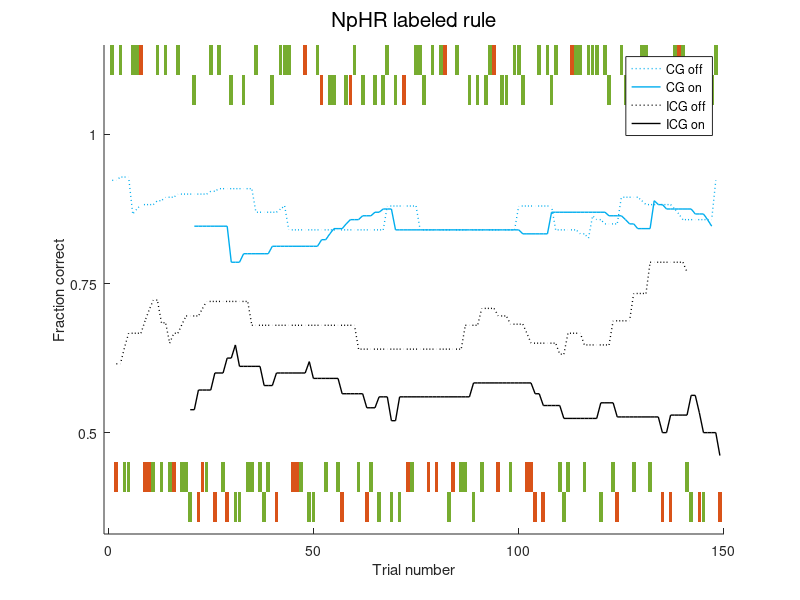

This chart was generated by the following MATLAB code: (Note: this script raises an error after producing the figure.)
close all
clear all

cd 'C:\Users\BSNO\Desktop\Li_cognitive_flexibility\Codes\Fig4'

% Fig4f labeled rule
load('Fig4f_calight_labeled_rule.mat')

correct_color = [0.4660 0.6740 0.1880];
incorrect_color = [0.8500 0.3250 0.0980];
CG_color = [0 0.6784 0.9333];
ICG_color = [0 0 0];

CG_control_index_across = [CG_control_index(1):CG_control_index(end)];
ICG_control_index_across = [ICG_control_index(1):ICG_control_index(end)];
CG_opto_index_across = [CG_opto_index(1):CG_opto_index(end)];
ICG_opto_index_across = [ICG_opto_index(1):ICG_opto_index(end)];

window = 25;
CG_control_accuracy = movmean(outcome(CG_control_index), window);
ICG_control_accuracy =  movmean(outcome(ICG_control_index), window);
CG_opto_accuracy =  movmean(outcome(CG_opto_index), window);
ICG_opto_accuracy = movmean(outcome(ICG_opto_index), window);

CG_control_accuracy_across = [CG_control_accuracy(1)];
ICG_control_accuracy_across = [ICG_control_accuracy(1)];
CG_opto_accuracy_across = [CG_opto_accuracy(1)];
ICG_opto_accuracy_across = [ICG_opto_accuracy(1)];

for trial = 2:size(CG_control_index, 2)
    trial_index = CG_control_index(trial);
    pre_trial_index = CG_control_index(trial-1);
    index_diff = trial_index - pre_trial_index;
    if index_diff == 1
        CG_control_accuracy_across(end+1) = CG_control_accuracy(trial);
    elseif index_diff > 1
        for i = 1:(index_diff-1)
            CG_control_accuracy_across(end+1) = CG_control_accuracy(trial-1);
        end
        CG_control_accuracy_across(end+1) = CG_control_accuracy(trial);
    end
end

for trial = 2:size(ICG_control_index, 2)
    trial_index = ICG_control_index(trial);
    pre_trial_index = ICG_control_index(trial-1);
    index_diff = trial_index - pre_trial_index;
    if index_diff == 1
        ICG_control_accuracy_across(end+1) = ICG_control_accuracy(trial);
    elseif index_diff > 1
        for i = 1:(index_diff-1)
            ICG_control_accuracy_across(end+1) = ICG_control_accuracy(trial-1);
        end
        ICG_control_accuracy_across(end+1) = ICG_control_accuracy(trial);
    end
end

for trial = 2:size(CG_opto_index, 2)
    trial_index = CG_opto_index(trial);
    pre_trial_index = CG_opto_index(trial-1);
    index_diff = trial_index - pre_trial_index;
    if index_diff == 1
        CG_opto_accuracy_across(end+1) = CG_opto_accuracy(trial);
    elseif index_diff > 1
        for i = 1:(index_diff-1)
            CG_opto_accuracy_across(end+1) = CG_opto_accuracy(trial-1);
        end
        CG_opto_accuracy_across(end+1) = CG_opto_accuracy(trial);
    end
end

for trial = 2:size(ICG_opto_index, 2)
    trial_index = ICG_opto_index(trial);
    pre_trial_index = ICG_opto_index(trial-1);
    index_diff = trial_index - pre_trial_index;
    if index_diff == 1
        ICG_opto_accuracy_across(end+1) = ICG_opto_accuracy(trial);
    elseif index_diff > 1
        for i = 1:(index_diff-1)
            ICG_opto_accuracy_across(end+1) = ICG_opto_accuracy(trial-1);
        end
        ICG_opto_accuracy_across(end+1) = ICG_opto_accuracy(trial);
    end
end

figure
hold on
p1 = plot(CG_control_index_across, CG_control_accuracy_across, ':', 'Color', CG_color, 'LineWidth',1);
p2 = plot(CG_opto_index_across, CG_opto_accuracy_across, 'Color', CG_color, 'LineWidth',1);
p3 = plot(ICG_control_index_across, ICG_control_accuracy_across, ':', 'Color', ICG_color, 'LineWidth',1);
p4 = plot(ICG_opto_index_across, ICG_opto_accuracy_across, 'Color', ICG_color, 'LineWidth',1);

half_width = 0.45;

for i = ICG_control_index
    i = double(i);
    x = [i-half_width i+half_width i+half_width i-half_width];
    y = [0.4 0.4 0.45 0.45];
    if outcome(i) == 1
        patch(x,y,correct_color,'EdgeColor','none')
    elseif outcome(i) == 0
        patch(x,y,incorrect_color,'EdgeColor','none')
    end
end

for i = ICG_opto_index
    i = double(i);
    x = [i-half_width i+half_width i+half_width i-half_width];
    y = [0.35 0.35 0.4 0.4];
    if outcome(i) == 1
        patch(x,y,correct_color,'EdgeColor','none')
    elseif outcome(i) == 0
        patch(x,y,incorrect_color,'EdgeColor','none')
    end
end

for i = CG_control_index
    i = double(i);
    x = [i-half_width i+half_width i+half_width i-half_width];
    y = [1.1 1.1 1.15 1.15];
    if outcome(i) == 1
        patch(x,y,correct_color,'EdgeColor','none')
    elseif outcome(i) == 0
        patch(x,y,incorrect_color,'EdgeColor','none')
    end
end

for i = CG_opto_index
    i = double(i);
    x = [i-half_width i+half_width i+half_width i-half_width];
    y = [1.05 1.05 1.1 1.1];
    if outcome(i) == 1
        patch(x,y,correct_color,'EdgeColor','none')
    elseif outcome(i) == 0
        patch(x,y,incorrect_color,'EdgeColor','none')
    end
end

hold off

xlabel('Trial number')
ylabel('Fraction correct')
title('NpHR labeled rule','FontSize', 15, 'FontWeight','normal')

xlim([-1, 150])
ylim([0.33, 1.15])
xticks(0:50:150)
yticks([0.5:0.25:1])

text_size = 15;

lgd = legend([p1 p2 p3 p4],{'CG off', 'CG on', 'ICG off', 'ICG on'},'Orientation','vertical');
lgd.ItemTokenSize = [10,5];
lgd.Location = 'eastoutside';
lgd.FontSize = text_size;
lgd.Box = 'off';

text(-20, 0.4 ,'ICG','FontSize',text_size,'HorizontalAlignment','right')
text(-10, 0.425 ,'off','FontSize',text_size,'HorizontalAlignment','center')
text(-10, 0.375 ,'on','FontSize',text_size,'HorizontalAlignment','center')

text(-20, 1.1 ,'CG','FontSize',text_size,'HorizontalAlignment','right')
text(-10, 1.125 ,'off','FontSize',text_size,'HorizontalAlignment','center')
text(-10, 1.075 ,'on','FontSize',text_size,'HorizontalAlignment','center')

ax = gca;
ax.Clipping = "off";
set(gca,'FontSize',text_size)
set(gca,'TickDir','out');

fig=gcf;
fig.Position(3:4)=[500,350];


% Fig4f labeled rule
load('Fig4g_calight_opposite_rule.mat')

CG_control_index_across = [CG_control_index(1):CG_control_index(end)];
ICG_control_index_across = [ICG_control_index(1):ICG_control_index(end)];
CG_opto_index_across = [CG_opto_index(1):CG_opto_index(end)];
ICG_opto_index_across = [ICG_opto_index(1):ICG_opto_index(end)];

CG_control_accuracy = movmean(outcome(CG_control_index), window);
ICG_control_accuracy =  movmean(outcome(ICG_control_index), window);
CG_opto_accuracy =  movmean(outcome(CG_opto_index), window);
ICG_opto_accuracy = movmean(outcome(ICG_opto_index), window);

CG_control_accuracy_across = [CG_control_accuracy(1)];
ICG_control_accuracy_across = [ICG_control_accuracy(1)];
CG_opto_accuracy_across = [CG_opto_accuracy(1)];
ICG_opto_accuracy_across = [ICG_opto_accuracy(1)];

for trial = 2:size(CG_control_index, 2)
    trial_index = CG_control_index(trial);
    pre_trial_index = CG_control_index(trial-1);
    index_diff = trial_index - pre_trial_index;
    if index_diff == 1
        CG_control_accuracy_across(end+1) = CG_control_accuracy(trial);
    elseif index_diff > 1
        for i = 1:(index_diff-1)
            CG_control_accuracy_across(end+1) = CG_control_accuracy(trial-1);
        end
        CG_control_accuracy_across(end+1) = CG_control_accuracy(trial);
    end
end

for trial = 2:size(ICG_control_index, 2)
    trial_index = ICG_control_index(trial);
    pre_trial_index = ICG_control_index(trial-1);
    index_diff = trial_index - pre_trial_index;
    if index_diff == 1
        ICG_control_accuracy_across(end+1) = ICG_control_accuracy(trial);
    elseif index_diff > 1
        for i = 1:(index_diff-1)
            ICG_control_accuracy_across(end+1) = ICG_control_accuracy(trial-1);
        end
        ICG_control_accuracy_across(end+1) = ICG_control_accuracy(trial);
    end
end

for trial = 2:size(CG_opto_index, 2)
    trial_index = CG_opto_index(trial);
    pre_trial_index = CG_opto_index(trial-1);
    index_diff = trial_index - pre_trial_index;
    if index_diff == 1
        CG_opto_accuracy_across(end+1) = CG_opto_accuracy(trial);
    elseif index_diff > 1
        for i = 1:(index_diff-1)
            CG_opto_accuracy_across(end+1) = CG_opto_accuracy(trial-1);
        end
        CG_opto_accuracy_across(end+1) = CG_opto_accuracy(trial);
    end
end

for trial = 2:size(ICG_opto_index, 2)
    trial_index = ICG_opto_index(trial);
    pre_trial_index = ICG_opto_index(trial-1);
    index_diff = trial_index - pre_trial_index;
    if index_diff == 1
        ICG_opto_accuracy_across(end+1) = ICG_opto_accuracy(trial);
    elseif index_diff > 1
        for i = 1:(index_diff-1)
            ICG_opto_accuracy_across(end+1) = ICG_opto_accuracy(trial-1);
        end
        ICG_opto_accuracy_across(end+1) = ICG_opto_accuracy(trial);
    end
end

figure
hold on
p1 = plot(CG_control_index_across, CG_control_accuracy_across, ':', 'Color', CG_color, 'LineWidth',1);
p2 = plot(CG_opto_index_across, CG_opto_accuracy_across, 'Color', CG_color, 'LineWidth',1);
p3 = plot(ICG_control_index_across, ICG_control_accuracy_across, ':', 'Color', ICG_color, 'LineWidth',1);
p4 = plot(ICG_opto_index_across, ICG_opto_accuracy_across, 'Color', ICG_color, 'LineWidth',1);

half_width = 0.45;

for i = ICG_control_index
    i = double(i);
    x = [i-half_width i+half_width i+half_width i-half_width];
    y = [0.4 0.4 0.45 0.45];
    if outcome(i) == 1
        patch(x,y,correct_color,'EdgeColor','none')
    elseif outcome(i) == 0
        patch(x,y,incorrect_color,'EdgeColor','none')
    end
end

for i = ICG_opto_index
    i = double(i);
    x = [i-half_width i+half_width i+half_width i-half_width];
    y = [0.35 0.35 0.4 0.4];
    if outcome(i) == 1
        patch(x,y,correct_color,'EdgeColor','none')
    elseif outcome(i) == 0
        patch(x,y,incorrect_color,'EdgeColor','none')
    end
end

for i = CG_control_index
    i = double(i);
    x = [i-half_width i+half_width i+half_width i-half_width];
    y = [1.1 1.1 1.15 1.15];
    if outcome(i) == 1
        patch(x,y,correct_color,'EdgeColor','none')
    elseif outcome(i) == 0
        patch(x,y,incorrect_color,'EdgeColor','none')
    end
end

for i = CG_opto_index
    i = double(i);
    x = [i-half_width i+half_width i+half_width i-half_width];
    y = [1.05 1.05 1.1 1.1];
    if outcome(i) == 1
        patch(x,y,correct_color,'EdgeColor','none')
    elseif outcome(i) == 0
        patch(x,y,incorrect_color,'EdgeColor','none')
    end
end

hold off

xlabel('Trial number')
ylabel('Fraction correct')
title('NpHR opposite rule','FontSize', 15, 'FontWeight','normal')

xlim([-1, 182])
ylim([0.33, 1.15])
xticks(0:60:180)
yticks([0.5:0.25:1])

lgd = legend([p1 p2 p3 p4],{'CG off', 'CG on', 'ICG off', 'ICG on'},'Orientation','vertical');
lgd.ItemTokenSize = [10,5];
lgd.Location = 'eastoutside';
lgd.FontSize = text_size;
lgd.Box = 'off';

text(-20, 0.4 ,'ICG','FontSize',text_size,'HorizontalAlignment','right')
text(-10, 0.425 ,'off','FontSize',text_size,'HorizontalAlignment','center')
text(-10, 0.375 ,'on','FontSize',text_size,'HorizontalAlignment','center')

text(-20, 1.1 ,'CG','FontSize',text_size,'HorizontalAlignment','right')
text(-10, 1.125 ,'off','FontSize',text_size,'HorizontalAlignment','center')
text(-10, 1.075 ,'on','FontSize',text_size,'HorizontalAlignment','center')

ax = gca;
ax.Clipping = "off";
set(gca,'FontSize',text_size)
set(gca,'TickDir','out');

fig=gcf;
fig.Position(3:4)=[500,350];
